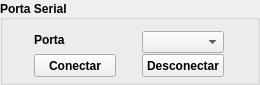
          <widget class="QGroupBox" name="groupBox_3">
           <property name="minimumSize">
            <size>
             <width>260</width>
             <height>85</height>
            </size>
           </property>
           <property name="maximumSize">
            <size>
             <width>260</width>
             <height>85</height>
            </size>
           </property>
           <property name="font">
            <font>
             <weight>75</weight>
             <bold>true</bold>
            </font>
           </property>
           <property name="title">
            <string>Porta Serial</string>
           </property>
           <property name="alignment">
            <set>Qt::AlignLeading|Qt::AlignLeft|Qt::AlignVCenter</set>
           </property>
           <layout class="QGridLayout" name="gridLayout_11">
            <item row="0" column="0">
             <widget class="QLabel" name="label_8">
              <property name="minimumSize">
               <size>
                <width>47</width>
                <height>13</height>
               </size>
              </property>
              <property name="maximumSize">
               <size>
                <width>47</width>
                <height>13</height>
               </size>
              </property>
              <property name="text">
               <string>Porta</string>
              </property>
             </widget>
            </item>
            <item row="0" column="1" alignment="Qt::AlignRight">
             <widget class="QComboBox" name="cb_comport_fac_dcdc">
              <property name="minimumSize">
               <size>
                <width>82</width>
                <height>22</height>
               </size>
              </property>
              <property name="maximumSize">
               <size>
                <width>82</width>
                <height>22</height>
               </size>
              </property>
             </widget>
            </item>
            <item row="1" column="0">
             <widget class="QPushButton" name="pb_serial_connect_fac_dcdc">
              <property name="minimumSize">
               <size>
                <width>82</width>
                <height>23</height>
               </size>
              </property>
              <property name="maximumSize">
               <size>
                <width>82</width>
                <height>23</height>
               </size>
              </property>
              <property name="text">
               <string>Conectar</string>
              </property>
             </widget>
            </item>
            <item row="1" column="1">
             <widget class="QPushButton" name="pb_serial_disconnect_fac_dcdc">
              <property name="minimumSize">
               <size>
                <width>82</width>
                <height>23</height>
               </size>
              </property>
              <property name="maximumSize">
               <size>
                <width>82</width>
                <height>23</height>
               </size>
              </property>
              <property name="text">
               <string>Desconectar</string>
              </property>
             </widget>
            </item>
           </layout>
          </widget>
